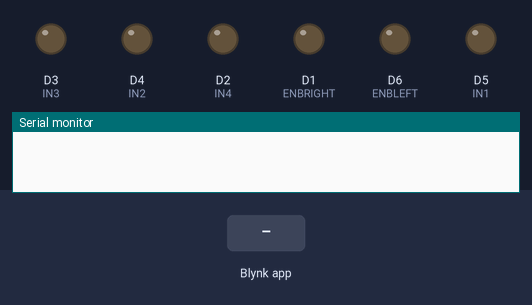
This sketch was run on a simulated ESP8266 (NodeMCU). Parts: output pins drawn as LEDs (lit = HIGH), the last lines printed to the serial monitor. The test bench sets the inputs (shaded band). WiFi joins after 1.5 s; servers stay silent unless stated.

Above: at 3.0 s.
3.1 s: Blynk app writes 1 to V0
At 4.3 s:
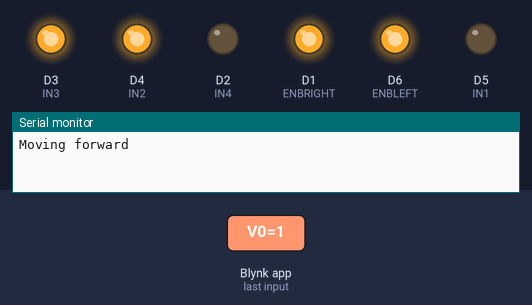
4.6 s: Blynk app writes 1 to V3
At 5.6 s:
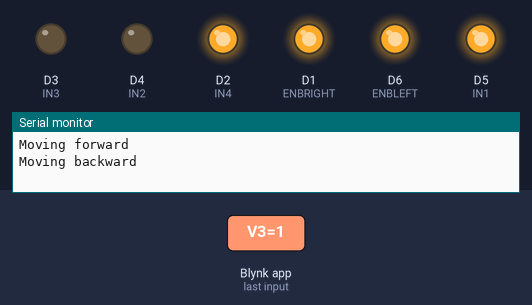
6.1 s: Blynk app writes 1 to V1
At 6.7 s:
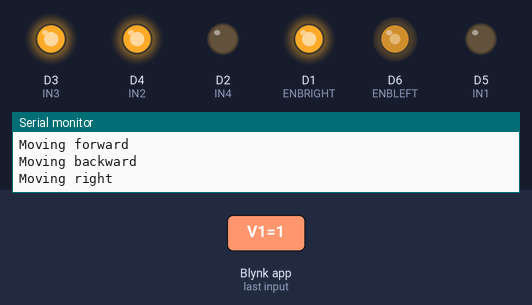
7.6 s: Blynk app writes 1 to V2
At 7.9 s:
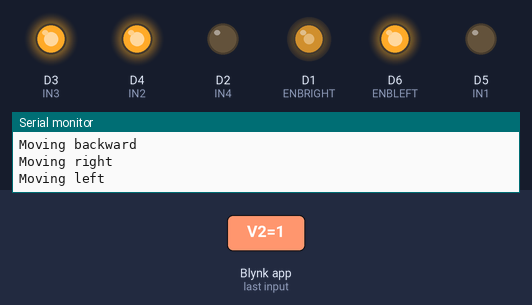
9.1 s: Blynk app writes 1 to V0
At 10.2 s:
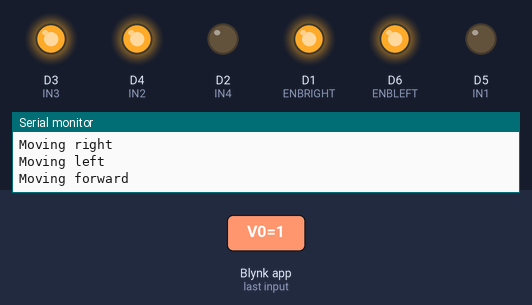
10.6 s: Blynk app writes 1 to V3
At 11.3 s:
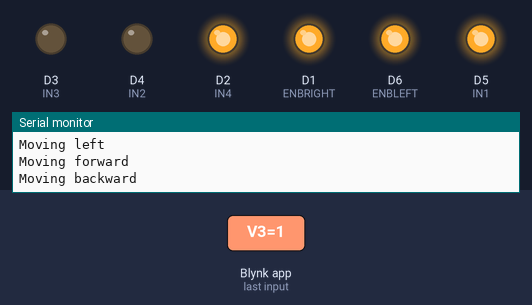
Timing chart, 0 to 13.1 s (numbered marks = the images above; inputs shaded):
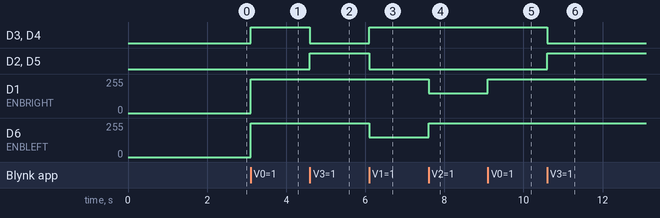

Measured:
- after the input at 3.1 s, D3 (IN3), D4 (IN2): LOW → HIGH at once; D1 (ENBRIGHT), D6 (ENBLEFT): 0/255 → 255/255 at once
- after the input at 4.6 s, D3 (IN3), D4 (IN2): HIGH → LOW at once; D2 (IN4), D5 (IN1): LOW → HIGH at once
- after the input at 6.1 s, D3 (IN3), D4 (IN2): LOW → HIGH at once; D2 (IN4), D5 (IN1): HIGH → LOW at once; D6 (ENBLEFT): 255/255 → 149/255 at once
- after the input at 7.6 s, D1 (ENBRIGHT): 255/255 → 149/255 at once; D6 (ENBLEFT): 149/255 → 255/255 at once
- after the input at 9.1 s, D1 (ENBRIGHT): 149/255 → 255/255 at once
- after the input at 10.6 s, D3 (IN3), D4 (IN2): HIGH → LOW at once; D2 (IN4), D5 (IN1): LOW → HIGH at once

The sketch:

BLYNK_CAR.ino
```cpp
#define BLYNK_PRINT Serial

#include <ESP8266WiFi.h>
#include <BlynkSimpleEsp8266.h>

// You should get Auth Token in the Blynk App.
// Go to the Project Settings (nut icon).
char auth[] = "KBY2iwG9gFtJea3PAaxPS0Y0fPu5YKmn";

// Your WiFi credentials.
// Set password to "" for open networks.
char ssid[] = "Arun";
char pass[] = "sampath747";

// These are used to set the direction of the bridge driver.
#define ENBLEFT D6
#define ENBRIGHT D1
#define IN1 D5 //IN3
#define IN2 D4
#define IN3 D3
#define IN4 D2

// SETUP
void setup()
{

  pinMode(ENBLEFT, OUTPUT);
  pinMode(ENBRIGHT, OUTPUT);

  pinMode(IN1, OUTPUT);
  pinMode(IN2, OUTPUT);
  pinMode(IN3, OUTPUT);
  pinMode(IN4, OUTPUT);

 // digitalWrite(ENA,LOW);
  digitalWrite(ENBRIGHT,LOW);
  digitalWrite(ENBLEFT,LOW);

  // Start serial communication
  Serial.begin(9600);

  // Connect Blynk
  Blynk.begin(auth, ssid, pass);
}


// FORWARD
BLYNK_WRITE(V0) {
  int button = param.asInt(); // read button
  if (button == 1) {
    Serial.println("Moving forward");

    digitalWrite(ENBRIGHT,HIGH);
    digitalWrite(ENBLEFT,HIGH);

    digitalWrite(IN1,LOW);
    digitalWrite(IN2,HIGH);
    digitalWrite(IN3,HIGH);
    digitalWrite(IN4,LOW);
  }
  else {
    digitalWrite(ENBRIGHT,LOW);
    digitalWrite(ENBLEFT,LOW);

    digitalWrite(IN1,LOW);
    digitalWrite(IN2,LOW);
    digitalWrite(IN3,LOW);
    digitalWrite(IN4,LOW);
  }
}
// BACKWARD
BLYNK_WRITE(V3) {
  int button = param.asInt(); // read button
  if (button == 1) {
    Serial.println("Moving backward");

    digitalWrite(ENBRIGHT,HIGH);
    digitalWrite(ENBLEFT,HIGH);

    digitalWrite(IN1,HIGH);
    digitalWrite(IN2,LOW);
    digitalWrite(IN3,LOW);
    digitalWrite(IN4,HIGH);
  }
  else {
    digitalWrite(ENBRIGHT,LOW);
    digitalWrite(ENBLEFT,LOW);

    digitalWrite(IN1,LOW);
    digitalWrite(IN2,LOW);
    digitalWrite(IN3,LOW);
    digitalWrite(IN4,LOW);
  }
}

//RIGHT
BLYNK_WRITE(V1) {
  int button = param.asInt(); // read button
  if (button == 1) {
    Serial.println("Moving right");

    analogWrite(ENBRIGHT,1023);
    analogWrite(ENBLEFT,600);

    digitalWrite(IN1,LOW);
    digitalWrite(IN2,HIGH);
    digitalWrite(IN3,HIGH);
    digitalWrite(IN4,LOW);
  }
  else {
    digitalWrite(ENBRIGHT,LOW);
    digitalWrite(ENBLEFT,LOW);

    digitalWrite(IN1,LOW);
    digitalWrite(IN2,LOW);
    digitalWrite(IN3,LOW);
    digitalWrite(IN4,LOW);
  }
}

//LEFT
BLYNK_WRITE(V2) {
  int button = param.asInt(); // read button
  if (button == 1) {
    Serial.println("Moving left");

    analogWrite(ENBRIGHT,600);
    analogWrite(ENBLEFT,1023);

    digitalWrite(IN1,LOW);
    digitalWrite(IN2,HIGH);
    digitalWrite(IN3,HIGH);
    digitalWrite(IN4,LOW);
  }
  else {
    digitalWrite(ENBRIGHT,LOW);
    digitalWrite(ENBLEFT,LOW);

    digitalWrite(IN1,LOW);
    digitalWrite(IN2,LOW);
    digitalWrite(IN3,LOW);
    digitalWrite(IN4,LOW);
  }
}


// MAIN CODE
void loop()
{
  Blynk.run();
}
```
